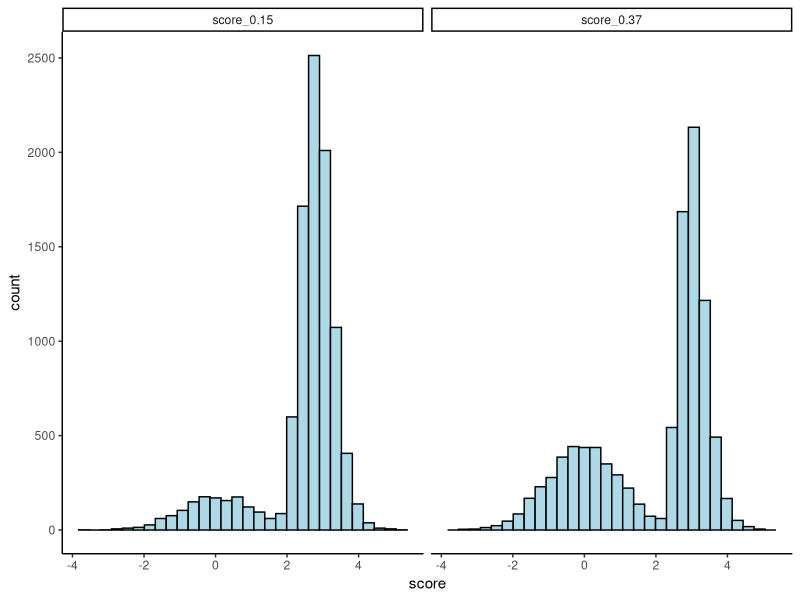
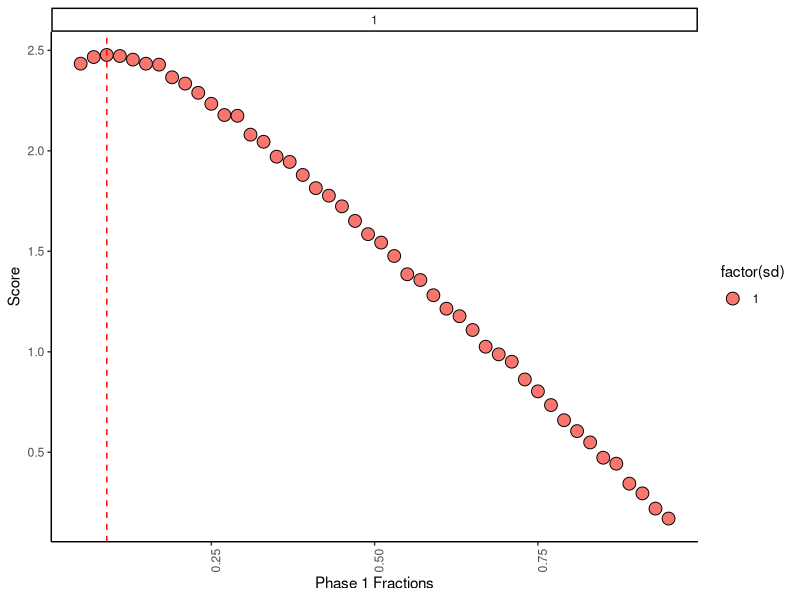

The R source for these figures, in order: (Note: a time limit stopped this script after it produced the figures.)
## ---- chunk 1
knitr::opts_chunk$set(echo = TRUE)
## ---- chunk 2
library(tidyverse)

# set seed
seed_value <- 19710822
set.seed(seed_value)
## ---- chunk 3
phase2_spouse_idx <- function(use_rejection=False,
                              phase1_size,
                              score,
                              cutoff_score) {
  population <- length(score)
  if(use_rejection == TRUE) { 
    # question 3 inversely proportional rejection rate 
    
    # default last in population
    spouse_index <- population
    
    # get indices of all people who pass cutoff
    candidate_spouse_index <- phase1_size +
      which(score[(phase1_size+1):population] > cutoff_score)
    
    # get scores of all people who pass cutoff
    candidate_scores <- score[candidate_spouse_index]
    
    # guard against no candidates with scores > cutoff
    if(length(candidate_scores) > 0){
      # for each candidate, compute rejection rate,
      # and run a Bernoulli trial for reject or accept
      for(idx in length(candidate_scores)){
        candidate_score <- candidate_scores[idx]
        
        # the rejection probability is inversely proportion to like
        rejection_prob <- 1/candidate_score
        # `rbernoulli` gives FALSE when probability negative
        reject_or_accept <- rbernoulli(n = 1, p = rejection_prob)
        
        # upon first accept, break out of the loop
        if(reject_or_accept == 1){
          spouse_index <- idx
          break()
        }
      }
    }
    
  } else {
    # now select as your life partner the next date with a better score
    spouse_index <- phase1_size +
      which(score[(phase1_size+1):population] > cutoff_score)[1]
    if (is.na(spouse_index)) {
      spouse_index <- population
    }
  }
  
  return(spouse_index)
}

simulate_dating_2 <- function(population = 1000,
                              phase1_fraction = 1 / exp(1),
                              num_iterations = 1, 
                              distribution = data.frame(name="rnorm", sd=1),
                              use_rejection = FALSE) {
  spouse_scores <- numeric(length = num_iterations)
  phase1_size <- round(population * phase1_fraction)
  
  for (case_idx in 1:num_iterations) {
    # DATA GENERATION
    if(!distribution$name %in% c("rnorm", "runif")){
      stop("Error: Unspecified distribution `r distribution`")
    }
    # add options for sampling
    if(distribution$name == "rnorm"){
      stdev = distribution$sd
      score <- rnorm(population, sd = stdev)
    } else if(distribution$name == "runif"){
      score <- runif(population)
    } 
    
    # PHASE 1
    cutoff_score <- max(score[1:phase1_size])
    
    # PHASE 2
    spouse_index <- phase2_spouse_idx(use_rejection,
                                      phase1_size,
                                      score,
                                      cutoff_score)
    spouse_scores[case_idx] <- score[spouse_index]
  }
  
  return(spouse_scores)
}


score_and_plot_figure <- function(scores){
  scores_df <- as.data.frame(scores) 
  colnames(scores_df) <- c("score_0.15", "score_0.37")
  
  scores_df_long <- scores_df %>% 
    pivot_longer(cols = everything(), names_to = "phase1_fractions", values_to = "score")
  
  scores_histogram <- scores_df_long %>% 
    ggplot(aes(x = score)) + 
    geom_histogram(colour = "black", fill = "lightblue") + 
    theme_classic() + 
    facet_wrap(~phase1_fractions)
  
  return(scores_histogram)
}

## ---- chunk 4
# Test fractions
phase1_fractions <- c(0.15, 0.37) #seq(0.05, 0.95, 0.02)
scores <- list() # list to save scores 
for (idx in 1:length(phase1_fractions)) {
  scores[[idx]] <- simulate_dating_2(population = 1000,
                                     phase1_fraction = phase1_fractions[idx],
                                     num_iterations = 10000)
}


q1_plot <- score_and_plot_figure(scores)
q1_plot
## ---- chunk 5
# Test fractions
phase1_fractions <- seq(0.05, 0.95, 0.02)
stdev_fractions <- c(1)#seq(1, 51, 5)

q2_sd_experiment <- list()
q2_scores <- list() # list to save scores 
for(sd_idx in 1:length(stdev_fractions)){
  for (idx in 1:length(phase1_fractions)) {
    
    iteration_mean <- mean(simulate_dating_2(population = 1000,
                                             phase1_fraction = phase1_fractions[idx],
                                             num_iterations = 10000, 
                                             distribution = data.frame(name="rnorm", sd=stdev_fractions[sd_idx])))
    
    q2_scores[[idx]] <- data.frame(mean = iteration_mean, phase1_fractions = phase1_fractions[idx], sd = stdev_fractions[sd_idx])
  }
  
  q2_scores_df <- bind_rows(q2_scores)
  q2_sd_experiment[[sd_idx]] <- q2_scores_df
}

multi_sd_df <- bind_rows(q2_sd_experiment)

max_scores_by_sd <- multi_sd_df %>% 
  group_by(sd) %>% 
  slice_max(mean)

q2_score_plot <- multi_sd_df %>% 
  ggplot(aes(x = phase1_fractions, y = mean, fill = factor(sd))) + 
  geom_point(colour = "black", shape = 21, size = 4) + 
  theme_classic() + 
  theme(axis.text.x = element_text(angle = 90), 
        plot.title = element_text(hjust = 0.5, size = 15)) + 
  geom_vline(aes(xintercept = phase1_fractions), data=max_scores_by_sd, colour = "red", linetype = "dashed") +
  labs(x = "Phase 1 Fractions", 
       y = "Score") + 
  scale_x_continuous(n.breaks = 5) + 
  facet_wrap(.~factor(sd), scales = "free")

q2_score_plot
max_scores_by_sd

## ---- chunk 6

q3_scores <- list()
for (idx in 1:length(phase1_fractions)) {
  iteration_mean <- mean(simulate_dating_2(population = 1000,
                                           phase1_fraction = phase1_fractions[idx],
                                           num_iterations = 10000, 
                                           distribution = data.frame(name="rnorm", sd=1), 
                                           use_rejection = TRUE))
  
  q3_scores[[idx]] <- data.frame(mean = iteration_mean, phase1_fractions = phase1_fractions[idx])
}

q3_df <- bind_rows(q3_scores)

q3_df %>% ggplot(aes(x = phase1_fractions, y = mean)) + 
  geom_point(colour = "black", fill = "lightblue", size = 4, shape = 21) +
  labs(x = "Phase 1 Fractions", 
       y = "Score") + 
  ylim(-2, 2) + 
  theme_classic()
